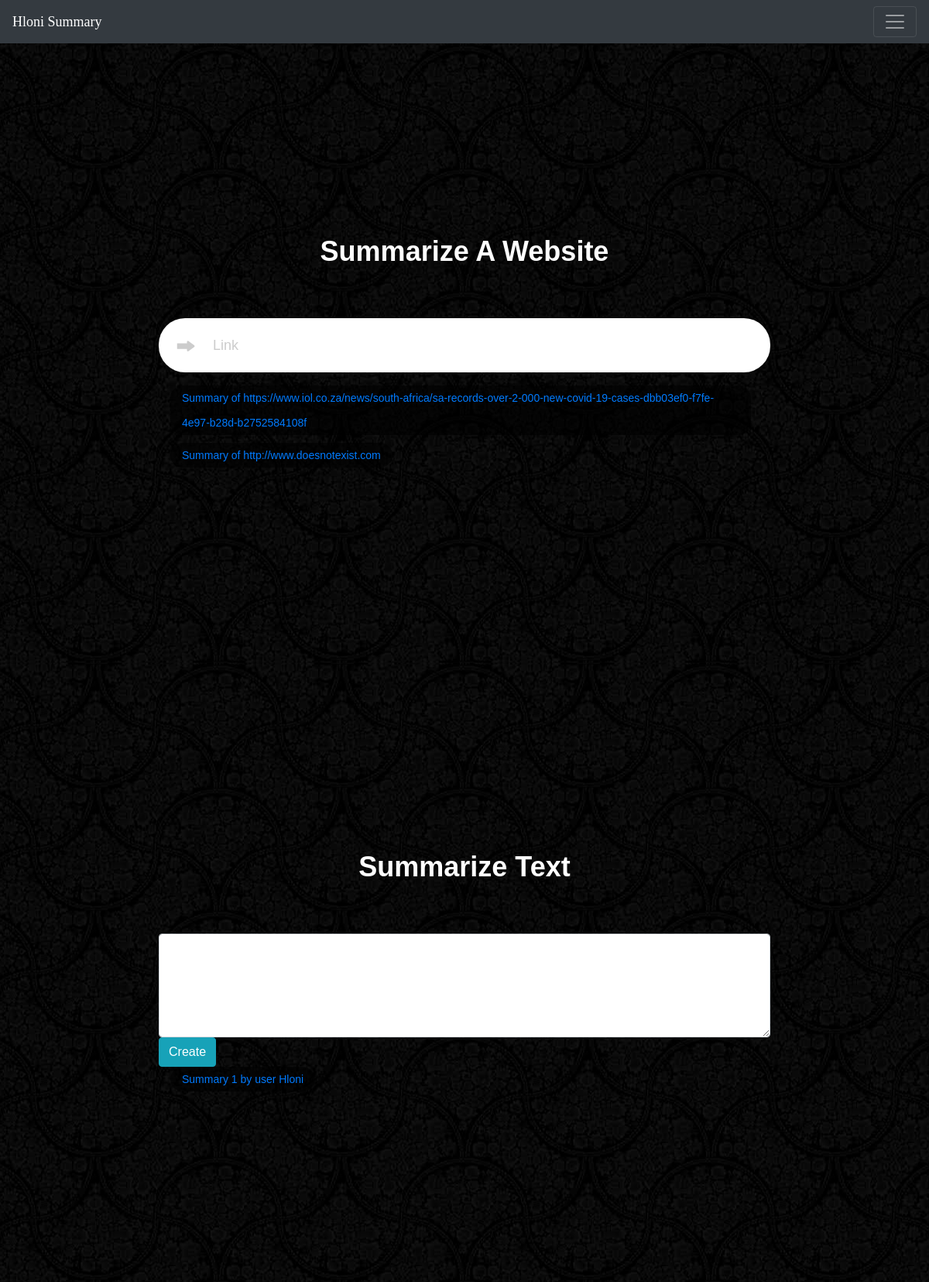
The app's page / (signed in) with its own data.
### Summary/models.py (models this page shows)
class Summary(models.Model):
    user = models.ForeignKey(User, on_delete=models.CASCADE)
    link = models.CharField(max_length=200)
    text = models.TextField()
    def __str__(self):
        return "Summary of {}".format(self.link)
    def get_summary(self):
        return reverse('Summary:Get Summary', kwargs={'id':self.id})

class SummaryText(models.Model):
    user = models.ForeignKey(User, on_delete=models.CASCADE)
    text = models.TextField()
    def __str__(self):
        return "Summary {} by user {}".format(self.id, self.user.username)
    def get_summary(self):
        return reverse('Summary:Get Summary Text', kwargs={'id':self.id})

### Home/views.py (the view)
# urls.py: path('', Home, name='Home'),
def Home(request):
    if request.user.is_authenticated:
        my_user = request.user
        summaries = Summary.objects.filter(user=my_user)
        summaries_text = SummaryText.objects.filter(user=my_user)
    else:
        my_user = None
        summaries = None
        summaries_text = None
    if request.method == "POST":
        if request.POST.get('link'):
            url = request.POST.get('link')
            Access(url,my_user)
            if my_user != None:
                summary_q = Summary.objects.filter(link=url)
                summary = Summary_Query(summary_q)
                return redirect('Summary:Get Summary', summary.id)
            else:
                summary_q = SummaryNoUser.objects.filter(link=url)
                summary = Summary_Query(summary_q)
                return redirect('Summary:Get Summary No User', summary.id)
        elif request.POST.get('text'):
            full_text = request.POST.get('text')
            summarized_text = Access_Text(full_text, my_user)
            if my_user != None:
                summary_q = SummaryText.objects.filter(text=summarized_text)
                summary = Summary_Query(summary_q)
                return redirect('Summary:Get Summary Text', summary.id)
            else:
                summary_q = SummaryTextNoUser.objects.filter(text=summarized_text)
                summary = Summary_Query(summary_q)
                return redirect('Summary:Get Summary Text No User', summary.id)
    else:
        pass
    context = {
        'my_user':my_user,
        'sums':summaries,
        'sums_t':summaries_text
        }
    return render(request, 'Home/Home.html', context)

### Home/templates/Home/Home.html (shortened to what this page needs)
{% extends 'Home/header.html' %}
{% block content %}
<div class="hloni">
<form method='POST'>
        <fieldset>
          <legend>Summarize A Website</legend>
          <div class="inner-form">
            <div class="input-field">
			<button class="btn-search" type="submit">
			  <svg width="1em" height="1em" viewBox="0 0 16 16" class="bi bi-forward-fill" fill="currentColor" xmlns="http://www.w3.org/2000/svg">
				  <path d="M9.77 12.11l4.012-2.953a.647.647 0 0 0 0-1.114L9.771 5.09a.644.644 0 0 0-.971.557V6.65H2v3.9h6.8v1.003c0 .505.545.808.97.557z"/>
				</svg>
              </button>
              <input name="link" type="text"  placeholder="Link">
			   <div class="form-group">
			   <hr>
			  </div>
            </div>
          </div>
		  {% if my_user != None %}
		  <div class="suggestion-wrap">
			{% for summary in sums %}
				<span><a href="{{ summary.get_summary }}">{{ summary }}</a></span><br>
			{% endfor %}
			</div>
		  {% endif %}
        </fieldset>
</form>
</div>
<div class="hloni">
<form method='POST'>
			<legend>Summarize Text</legend>
			<textarea name="text" class="form-control" id="exampleFormControlTextarea1" rows="5"></textarea>
			<button type="submit" class="btn btn-info">Create</button>
{% if my_user != None %}
		  <div class="suggestion-wrap">
			{% for summary in sums_t %}
				<span><a href="{{ summary.get_summary }}">{{ summary }}</a></span><br>
			{% endfor %}
			</div>
		  {% endif %}
</form>
</div>
{% endblock %}

### Home/templates/Home/header.html (shortened to what this page needs)
<!doctype html>
<html lang="en">
  <head>
	{% load static %}
    <link rel="stylesheet" href="{% static 'bootstrap/4.3.1/css/bootstrap.min.css' %}">
    <link rel="stylesheet" href="{% static 'bootstrap/4.3.1/hloni_css/hloni.css' %}">
	<nav class="navbar navbar-dark bg-dark">
  <a class="navbar-brand" href="{% url 'Home:Home' %}" style="font:large 'Broadway'">Hloni Summary</a>
  <button class="navbar-toggler" type="button" data-toggle="collapse" data-target="#navbarSupportedContent" aria-controls="navbarSupportedContent" aria-expanded="false" aria-label="Toggle navigation">
    <span class="navbar-toggler-icon"></span>
  </button>
</nav>
  </head>
  <body style="background-image:url('/media/Images/download.jpg')">
    {% block content %}
	{% endblock %}
  </body>
</html>

### records on screen
Summary: link "Summary of https://www.iol.co.za/news/south-africa/sa-records-over-2-000-new-covid-19-cases-dbb03ef0-f7fe-4e97-b28d-b2752584108f"
Summary: link "Summary of http://www.doesnotexist.com"
SummaryText: id+user "Summary 1 by user Hloni"
